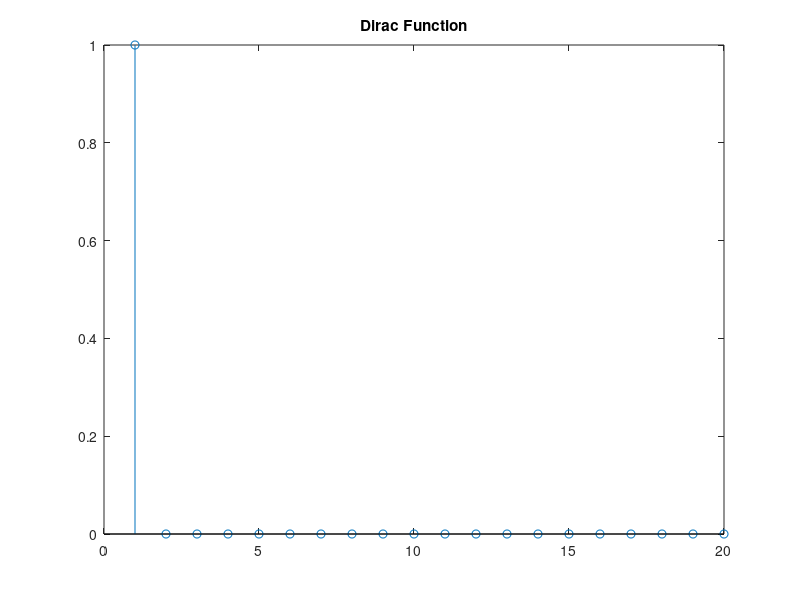
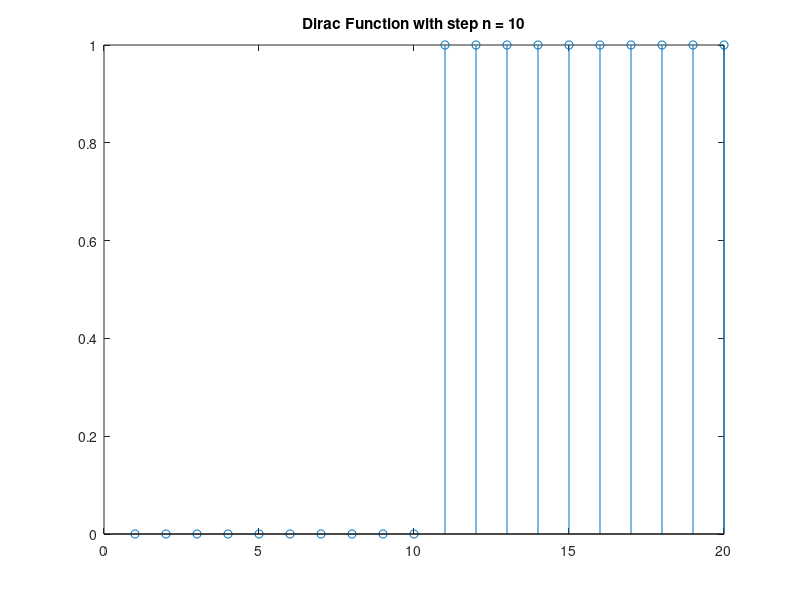
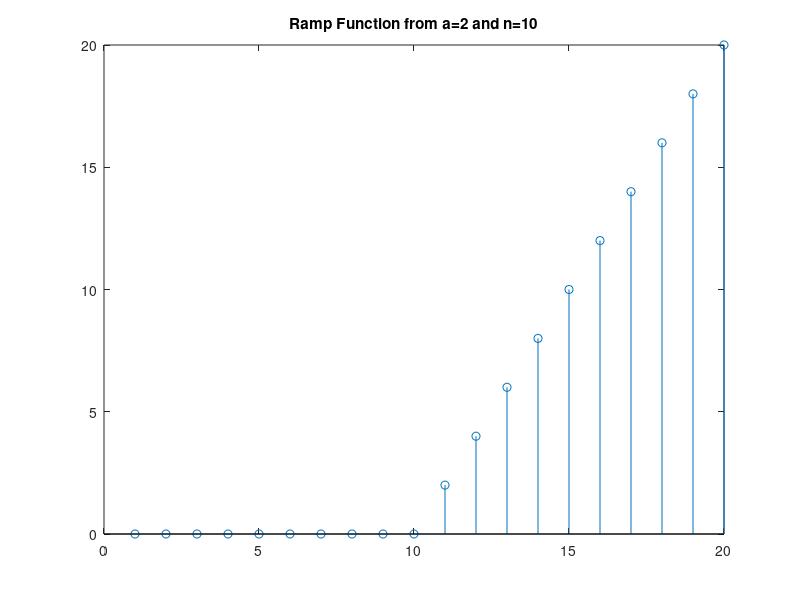

The MATLAB script that drew these images, in order:
function Lab1()   %Displaying all the functions
    y1 = Dirac(0,20); %Dirac Function 
    figure(1); stem(y1);
    title('Dirac Function')  % Plotting Dirac Function 
    
    
    y2 = step(10,20); %Dirac Function with Step
    figure(2); stem(y2);
    title('Dirac Function with step n = 10')   % Plotting Dirac Function with Step
    
    
    
    y3 = ramp(2,10,20); %Dirac Function with Step
    figure(3); stem(y3);
    title('Ramp Function from a=2 and n=10')   % Plotting Dirac Function with Step
    
    
end

%%%%%%%%%%%%%%%%%%%%%%%%%%%%%%%%%%%%%%%%%%%%%%%%%%%%%%%%%%%%%%%%%%%%%%%%%%%
%Question 1 : Plotting Dirac Function 
function y1 =  Dirac(n,N) %Function Defination 

    if n >(N-1)
            Disp('Error : n should be inferior then N-1'); %Display error in n > N-1
    else
            s = zeros(N,1);  % 
            s(n+1) = 1 ;
            y1 = s;
           
    end
  
end
%%%%%%%%%----------------------------------------------------%%%%%%%%%%%%%%



%%%%%%%%%%%%%%%%%%%%%%%%%%%%%%%%%%%%%%%%%%%%%%%%%%%%%%%%%%%%%%%%%%%%%%%%%%%
%Question 2 :  Plotting Dirac Function with step 10
function y2 =  step(n,N) %Function Defination 

    if n >(N-1)
            Disp('Error : n should be inferior then N-1'); %Display error in n > N-1
    else
            s = zeros(N,1);  % 
            for i = n+1:N
            s(i) = 1 ;
            end
            y2 = s;
           
    end
  
end
 
%%%%%%%%%----------------------------------------------------%%%%%%%%%%%%%%
    


%Question 2 :  Plotting Dirac Function with step 10
function y3 =  ramp(a,n,N) %Function Defination 

    if n >(N-1)
            Disp('Error : n should be inferior then N-1'); %Display error in n > N-1
    else
            
            s = zeros(1,N);  % 
            
            for j = n:N
            s(j) = a*(j-n);
            end
            
          
            
            y3 = s;
            
           
    end
  
end
 
%%%%%%%%%----------------------------------------------------%%%%%%%%%%%%%%




